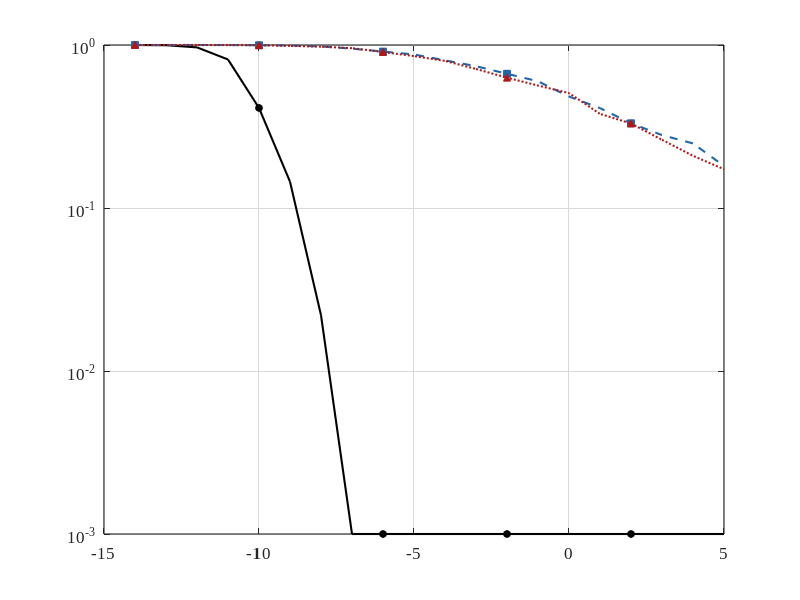

This chart was generated by the following MATLAB code: (Note: this script raises an error after producing the figure.)
function fig_PER_channel_comparison(varargin)
% fig_PER_channel_comparison  PER vs ОСШ для трёх моделей канала
%
% Каналы: АБГШ / замирания Релея (плоский) / замирания Релея (TDL, 4 луча)
% Параметры по умолчанию: SF=7, BW=125 кГц, CR=4/5, PL=10 байт
%
% Использование:
%   fig_PER_channel_comparison()              % параметры по умолчанию
%   fig_PER_channel_comparison('N_pkts', 500) % задать число пакетов
%
% Аргументы (пары 'имя', значение):
%   'SF'      — коэффициент расширения спектра    (по умолч. 7)
%   'N_pkts'  — число пакетов на точку ОСШ       (по умолч. 1000)
%   'PL'      — длина полезной нагрузки, байт     (по умолч. 10)
%   'SNR_dB'  — вектор значений ОСШ              (по умолч. -14:1:5)
%
% Выход:
%   fig_PER_channel_comparison.png  (300 DPI, академический стиль)

%% ── Разбор аргументов ────────────────────────────────────────────────────
p = inputParser();
addParameter(p, 'SF',     7,          @isnumeric);
addParameter(p, 'N_pkts', 1000,       @isnumeric);
addParameter(p, 'PL',     10,         @isnumeric);
addParameter(p, 'SNR_dB', -14:1:5,   @isnumeric);
parse(p, varargin{:});
SF     = p.Results.SF;
N_pkts = p.Results.N_pkts;
PL     = p.Results.PL;
SNR_dB = p.Results.SNR_dB(:);

%% ── Параметры LoRa ───────────────────────────────────────────────────────
BW  = 125e3;          % полоса модуляции, Гц
M   = 2 ^ SF;         % число символьных состояний
n   = (0 : M-1)';     % индексы отсчётов

% Число символов данных в пакете (CR=4/5)
n_coded  = ceil(PL * 8 * 5/4 / SF) * SF;
N_data   = n_coded / SF;

% Пороговое отношение для сравнения (рисунок)
SNR_thr_dB = -7.5;

%% ── Параметры TDL-канала (ITU-R P.1411-10 Urban, 4 луча) ─────────────────
tau_s   = [0, 0.5e-6, 2.0e-6, 5.0e-6];   % задержки, с
P_dB    = [0, -2,     -5,      -8    ];    % мощности, дБ
P_norm  = 10.^(P_dB/10);
P_norm  = P_norm / sum(P_norm);            % нормировка
sigma_h = sqrt(P_norm / 2);               % СКО вещ./мним. части каждого луча

%% ── CSS модуляция / демодуляция ──────────────────────────────────────────
% Базовый восходящий чирп (s=0):  x_base[n] = exp(j·π·n²/M)
x_base = exp(1j * pi / M * n .^ 2);

% Нисходящий чирп для дечирпирования:
down_chirp = conj(x_base);

% Модуляция символа s: x_s[n] = x_base[n] · exp(j·2π·s·n/M)
modulate = @(s) x_base .* exp(1j * 2 * pi * s / M * n);

% Демодуляция: дечирп → БПФ → argmax (0-индексирован)
demodulate = @(rx) mod(round(M * angle(sum(fft(rx .* down_chirp))) / (2*pi)), M);
% Примечание: используется аргумент суммы, что эквивалентно детектированию
% по индексу максимума |FFT|, оптимизировано для скорости через sum

detect = @(rx) find_peak(fft(rx .* down_chirp));

%% ── Инициализация результатов ────────────────────────────────────────────
PER_awgn = zeros(size(SNR_dB));
PER_rayl = zeros(size(SNR_dB));
PER_tdl  = zeros(size(SNR_dB));

fprintf('SF=%d | BW=%.0f кГц | PL=%d байт | N_data=%d символов | N_pkts=%d\n', ...
        SF, BW/1e3, PL, N_data, N_pkts);
fprintf('%-10s | %-10s | %-15s | %-10s\n', 'SNR, дБ','АБГШ','Релей (плоск.)','Релей TDL');

%% ── Основной цикл симуляции ─────────────────────────────────────────────
for i_snr = 1:length(SNR_dB)

    snr_lin = 10 ^ (SNR_dB(i_snr) / 10);
    % ОСШ в полосе BW: SNR_BW = P_s/(N0*BW)
    % Мощность символа = 1 → СКО шума на отсчёт:
    sigma_n = sqrt(1 / (2 * snr_lin));

    err_awgn = 0;
    err_rayl = 0;
    err_tdl  = 0;

    for i_pkt = 1:N_pkts

        % Случайный пакет
        sym_tx = randi([0, M-1], N_data, 1);
        lost_awgn = false;
        lost_rayl = false;
        lost_tdl  = false;

        for i_sym = 1:N_data

            tx    = modulate(sym_tx(i_sym));
            noise = sigma_n * (randn(M, 1) + 1j * randn(M, 1));

            % ── АБГШ ──────────────────────────────────────────────────────
            rx = tx + noise;
            if detect(rx) ~= sym_tx(i_sym)
                lost_awgn = true;
            end

            % ── Релей плоский (один коэф. на символ) ─────────────────────
            h_flat = sigma_h(1) * (randn + 1j*randn) * sqrt(2);  % CN(0,1)
            rx = h_flat * tx + noise;
            if detect(rx) ~= sym_tx(i_sym)
                lost_rayl = true;
            end

            % ── Релей TDL (4 луча, квазиплоский режим SF=7) ───────────────
            % При τ_max/T_sym ≈ 1.7e-3 (<<1) лучи неразрешимы;
            % результирующий коэффициент = сумма независимых CN-переменных
            h_taps = arrayfun(@(s) s*(randn+1j*randn), sigma_h).';
            % Фазовые сдвиги из-за задержек (на несущей частоте символа):
            % φ_l = 2π·f_c·τ_l, моделируем случайную фазу между символами
            % (для SF=7 f_D·T_sym ≈ 0.09 бина, т.е. изменение между символами мало)
            h_eff = sum(h_taps);  % суперпозиция лучей
            rx = h_eff * tx + noise;
            if detect(rx) ~= sym_tx(i_sym)
                lost_tdl = true;
            end

        end % символы

        err_awgn = err_awgn + lost_awgn;
        err_rayl = err_rayl + lost_rayl;
        err_tdl  = err_tdl  + lost_tdl;

    end % пакеты

    PER_awgn(i_snr) = err_awgn / N_pkts;
    PER_rayl(i_snr) = err_rayl / N_pkts;
    PER_tdl(i_snr)  = err_tdl  / N_pkts;

    fprintf('%-10.1f | %-10.4f | %-15.4f | %-10.4f\n', ...
            SNR_dB(i_snr), PER_awgn(i_snr), PER_rayl(i_snr), PER_tdl(i_snr));
end

%% ── Построение графика ───────────────────────────────────────────────────
fig = figure('Color', 'white', ...
             'Units', 'centimeters', ...
             'Position', [3 3 16 12]);

ax = axes('Parent', fig, ...
          'Color',     'white', ...
          'FontName',  'Times New Roman', ...
          'FontSize',  12, ...
          'Box',       'on', ...
          'YScale',    'log', ...
          'XGrid',     'on', ...
          'YGrid',     'on', ...
          'GridColor', [0.85 0.85 0.85], ...
          'GridAlpha', 1, ...
          'TickDir',   'in', ...
          'LineWidth', 0.8);
hold(ax, 'on');

mstep = 4;
idx_m = 1 : mstep : length(SNR_dB);

% АБГШ
h1 = plot(ax, SNR_dB, max(PER_awgn, 1e-3), ...
          'k-', 'LineWidth', 1.5);
plot(ax, SNR_dB(idx_m), max(PER_awgn(idx_m), 1e-3), ...
     'ko', 'MarkerFaceColor', 'k', 'MarkerSize', 5, 'LineStyle', 'none');

% Релей плоский
c_blue = [0.13 0.40 0.67];
h2 = plot(ax, SNR_dB, max(PER_rayl, 1e-3), ...
          '--', 'Color', c_blue, 'LineWidth', 1.5);
plot(ax, SNR_dB(idx_m), max(PER_rayl(idx_m), 1e-3), ...
     's', 'Color', c_blue, 'MarkerFaceColor', c_blue, ...
     'MarkerSize', 5, 'LineStyle', 'none');

% Релей TDL
c_red = [0.70 0.09 0.09];
h3 = plot(ax, SNR_dB, max(PER_tdl, 1e-3), ...
          ':', 'Color', c_red, 'LineWidth', 1.5);
plot(ax, SNR_dB(idx_m), max(PER_tdl(idx_m), 1e-3), ...
     '^', 'Color', c_red, 'MarkerFaceColor', c_red, ...
     'MarkerSize', 5, 'LineStyle', 'none');

% Горизонтальная линия diversity floor
yline(ax, 0.05, '--', 'Color', [0.6 0.6 0.6], 'LineWidth', 0.8);
text(ax, -13, 0.065, 'Diversity floor ≈ 0.05', ...
     'FontName', 'Times New Roman', 'FontSize', 9, 'Color', [0.5 0.5 0.5]);

% Вертикальная линия порога чувствительности
xline(ax, SNR_thr_dB, '--', 'Color', [0.6 0.6 0.6], 'LineWidth', 0.8);
text(ax, SNR_thr_dB + 0.2, 1.5e-3, ...
     sprintf('%.1f дБ', SNR_thr_dB), ...
     'FontName', 'Times New Roman', 'FontSize', 9, 'Color', [0.5 0.5 0.5]);

%% ── Подписи ─────────────────────────────────────────────────────────────
xlabel(ax, 'ОСШ (SNR), дБ', ...
       'FontName', 'Times New Roman', 'FontSize', 12);
ylabel(ax, 'Вероятность потери пакета (PER)', ...
       'FontName', 'Times New Roman', 'FontSize', 12);

legend(ax, [h1 h2 h3], {'АБГШ', 'Релей (плоский)', 'Релей TDL (4 луча)'}, ...
       'Location', 'southwest', ...
       'FontName', 'Times New Roman', ...
       'FontSize', 10, ...
       'Box',      'on');

xlim(ax, [min(SNR_dB) max(SNR_dB)]);
ylim(ax, [1e-3 1]);
xticks(ax, min(SNR_dB):2:max(SNR_dB));

%% ── Сохранение ───────────────────────────────────────────────────────────
set(fig, 'PaperPositionMode', 'auto');
print(fig, 'fig_PER_channel_comparison', '-dpng', '-r300');
fprintf('[OK] Сохранено: fig_PER_channel_comparison.png\n');

end

%% ── Вспомогательная функция: детектор ────────────────────────────────────
function sym = find_peak(spectrum)
% Возвращает индекс максимального бина (0-индексирован)
    [~, idx] = max(abs(spectrum));
    sym = idx - 1;   % переход к 0-индексации
end
